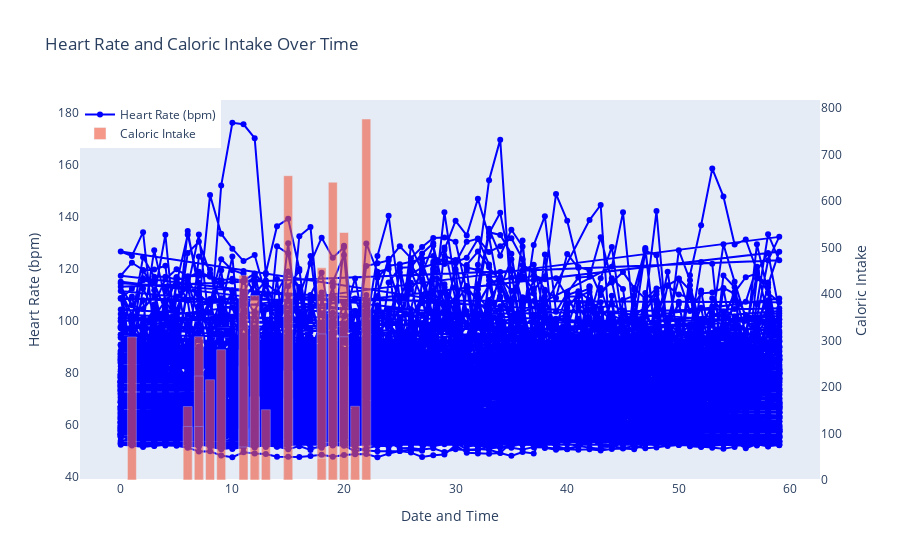

Here is the notebook cell this chart was saved with:
### Code cell
# Create the figure
fig = go.Figure()

# Add heart rate as a line plot
fig.add_trace(go.Scatter(
    x=heart_rate["minute"], 
    y=heart_rate["hr"], 
    mode='lines+markers',
    name='Heart Rate (bpm)',
    line=dict(color='blue')
))

# Add calorie intake as a bar chart
fig.add_trace(go.Bar(
    x=food["time"], 
    y=food["calorie"], 
    name='Caloric Intake',
    yaxis='y2',
    opacity=0.6
))

# Update layout to use dual y-axes
fig.update_layout(
    title="Heart Rate and Caloric Intake Over Time",
    xaxis=dict(title="Date and Time"),
    yaxis=dict(title="Heart Rate (bpm)", side="left", showgrid=False),
    yaxis2=dict(title="Caloric Intake", overlaying="y", side="right", showgrid=False),
    legend=dict(x=0, y=1),
    barmode="overlay"
)

# Show interactive plot
fig.show()

### Figure 1 — Plotly figure (JSON) as saved in the notebook; plotly's stock layout.template omitted (floating-point values rounded to 4 significant figures; data arrays with more than 128 entries replaced by an {"elided": "..."} marker saying what was removed)
{"data": [{"line": {"color": "blue"}, "mode": "lines+markers", "name": "Heart Rate (bpm)", "type": "scatter", "x": {"elided": "10578 int values"}, "y": {"elided": "10578 float values"}}, {"name": "Caloric Intake", "opacity": 0.6, "type": "bar", "x": [18, 20, 7, 9, 12, 19, 20, 7, 11, 12, 15, 20, 7, 8, 11, 12, 21, 6, 12, 21, 1, 6, 11, 22, 11, 15, 18, 20, 7, 12, 13, 18, 20, 7, 11, 12, 19, 20, 15], "y": [456, 244, 115, 280, 179, 440, 226, 308, 280, 179, 175.5, 104.5, 115, 215.5, 110, 149, 12, 158, 113.5, 158.6, 307.5, 115, 244.5, 776, 440, 235, 314, 532, 223.5, 42, 151, 47, 160.5, 115, 71, 396.5, 640, 308, 654], "yaxis": "y2"}], "layout": {"barmode": "overlay", "legend": {"x": 0, "y": 1}, "title": {"text": "Heart Rate and Caloric Intake Over Time"}, "xaxis": {"title": {"text": "Date and Time"}}, "yaxis": {"showgrid": false, "side": "left", "title": {"text": "Heart Rate (bpm)"}}, "yaxis2": {"overlaying": "y", "showgrid": false, "side": "right", "title": {"text": "Caloric Intake"}}}}
